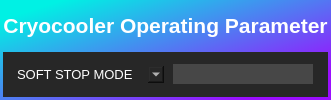
           <widget class="QFrame" name="frame_111">
            <property name="maximumSize">
             <size>
              <width>16777215</width>
              <height>100</height>
             </size>
            </property>
            <property name="acceptDrops">
             <bool>false</bool>
            </property>
            <property name="autoFillBackground">
             <bool>false</bool>
            </property>
            <property name="styleSheet">
             <string notr="true">background-color: qlineargradient(spread:pad, x1:0.0726257, y1:0.0996667, x2:0.871106, y2:0.85, stop:0.0167598 rgba(0, 241, 228, 255), stop:1 rgba(155, 14, 255, 255));
border-radius: 0px;</string>
            </property>
            <property name="frameShape">
             <enum>QFrame::Shape::StyledPanel</enum>
            </property>
            <property name="frameShadow">
             <enum>QFrame::Shadow::Raised</enum>
            </property>
            <layout class="QVBoxLayout" name="verticalLayout_62">
             <property name="spacing">
              <number>3</number>
             </property>
             <property name="leftMargin">
              <number>3</number>
             </property>
             <property name="topMargin">
              <number>3</number>
             </property>
             <property name="rightMargin">
              <number>3</number>
             </property>
             <property name="bottomMargin">
              <number>3</number>
             </property>
             <item alignment="Qt::AlignmentFlag::AlignLeft|Qt::AlignmentFlag::AlignVCenter">
              <widget class="QLabel" name="label_149">
               <property name="enabled">
                <bool>true</bool>
               </property>
               <property name="minimumSize">
                <size>
                 <width>0</width>
                 <height>0</height>
                </size>
               </property>
               <property name="maximumSize">
                <size>
                 <width>16777215</width>
                 <height>16777215</height>
                </size>
               </property>
               <property name="font">
                <font>
                 <pointsize>16</pointsize>
                 <bold>true</bold>
                </font>
               </property>
               <property name="autoFillBackground">
                <bool>false</bool>
               </property>
               <property name="styleSheet">
                <string notr="true">color: rgb(255,255,255);
background-color: transparent;</string>
               </property>
               <property name="frameShape">
                <enum>QFrame::Shape::NoFrame</enum>
               </property>
               <property name="frameShadow">
                <enum>QFrame::Shadow::Plain</enum>
               </property>
               <property name="lineWidth">
                <number>1</number>
               </property>
               <property name="midLineWidth">
                <number>0</number>
               </property>
               <property name="text">
                <string>Cryocooler Operating Parameter</string>
               </property>
               <property name="textFormat">
                <enum>Qt::TextFormat::AutoText</enum>
               </property>
               <property name="scaledContents">
                <bool>false</bool>
               </property>
               <property name="alignment">
                <set>Qt::AlignmentFlag::AlignCenter</set>
               </property>
              </widget>
             </item>
             <item>
              <widget class="QFrame" name="frame_112">
               <property name="acceptDrops">
                <bool>false</bool>
               </property>
               <property name="autoFillBackground">
                <bool>false</bool>
               </property>
               <property name="styleSheet">
                <string notr="true">background-color: rgb(39, 39, 39);
border-radius: 0px;</string>
               </property>
               <property name="frameShape">
                <enum>QFrame::Shape::StyledPanel</enum>
               </property>
               <property name="frameShadow">
                <enum>QFrame::Shadow::Raised</enum>
               </property>
               <layout class="QHBoxLayout" name="horizontalLayout_3">
                <property name="spacing">
                 <number>3</number>
                </property>
                <item>
                 <widget class="QComboBox" name="comboBox">
                  <property name="font">
                   <font>
                    <pointsize>10</pointsize>
                   </font>
                  </property>
                  <property name="styleSheet">
                   <string notr="true">color: rgb(255, 255, 255);</string>
                  </property>
                  <item>
                   <property name="text">
                    <string>SOFT STOP MODE</string>
                   </property>
                  </item>
                  <item>
                   <property name="text">
                    <string>TSTAT MODE</string>
                   </property>
                  </item>
                  <item>
                   <property name="text">
                    <string>PID MODE</string>
                   </property>
                  </item>
                 </widget>
                </item>
                <item alignment="Qt::AlignmentFlag::AlignHCenter|Qt::AlignmentFlag::AlignVCenter">
                 <widget class="QLineEdit" name="write_cryocoolerParameter">
                  <property name="sizePolicy">
                   <sizepolicy hsizetype="Preferred" vsizetype="Preferred">
                    <horstretch>0</horstretch>
                    <verstretch>0</verstretch>
                   </sizepolicy>
                  </property>
                  <property name="maximumSize">
                   <size>
                    <width>16777215</width>
                    <height>16777215</height>
                   </size>
                  </property>
                  <property name="palette">
                   <palette>
                    <active>
                     <colorrole role="WindowText">
                      <brush brushstyle="SolidPattern">
                       <color alpha="255">
                        <red>255</red>
                        <green>255</green>
                        <blue>255</blue>
                       </color>
                      </brush>
                     </colorrole>
                     <colorrole role="Button">
                      <brush brushstyle="SolidPattern">
                       <color alpha="255">
                        <red>71</red>
                        <green>71</green>
                        <blue>71</blue>
                       </color>
                      </brush>
                     </colorrole>
                     <colorrole role="Light">
                      <brush brushstyle="SolidPattern">
                       <color alpha="255">
                        <red>255</red>
                        <green>255</green>
                        <blue>255</blue>
                       </color>
                      </brush>
                     </colorrole>
                     <colorrole role="Midlight">
                      <brush brushstyle="SolidPattern">
                       <color alpha="255">
                        <red>255</red>
                        <green>255</green>
                        <blue>255</blue>
                       </color>
                      </brush>
                     </colorrole>
                     <colorrole role="Dark">
                      <brush brushstyle="SolidPattern">
                       <color alpha="255">
                        <red>127</red>
                        <green>127</green>
                        <blue>127</blue>
                       </color>
                      </brush>
                     </colorrole>
                     <colorrole role="Mid">
                      <brush brushstyle="SolidPattern">
                       <color alpha="255">
                        <red>170</red>
                        <green>170</green>
                        <blue>170</blue>
                       </color>
                      </brush>
                     </colorrole>
                     <colorrole role="Text">
                      <brush brushstyle="SolidPattern">
                       <color alpha="255">
                        <red>255</red>
                        <green>255</green>
                        <blue>255</blue>
                       </color>
                      </brush>
                     </colorrole>
                     <colorrole role="BrightText">
                      <brush brushstyle="SolidPattern">
                       <color alpha="255">
                        <red>255</red>
                        <green>255</green>
                        <blue>255</blue>
                       </color>
                      </brush>
                     </colorrole>
                     <colorrole role="ButtonText">
                      <brush brushstyle="SolidPattern">
                       <color alpha="255">
                        <red>0</red>
                        <green>0</green>
                        <blue>0</blue>
                       </color>
                      </brush>
                     </colorrole>
                     <colorrole role="Base">
                      <brush brushstyle="SolidPattern">
                       <color alpha="255">
                        <red>71</red>
                        <green>71</green>
                        <blue>71</blue>
                       </color>
                      </brush>
                     </colorrole>
                     <colorrole role="Window">
                      <brush brushstyle="SolidPattern">
                       <color alpha="255">
                        <red>71</red>
                        <green>71</green>
                        <blue>71</blue>
                       </color>
                      </brush>
                     </colorrole>
                     <colorrole role="Shadow">
                      <brush brushstyle="SolidPattern">
                       <color alpha="255">
                        <red>0</red>
                        <green>0</green>
                        <blue>0</blue>
                       </color>
                      </brush>
                     </colorrole>
                     <colorrole role="AlternateBase">
                      <brush brushstyle="SolidPattern">
                       <color alpha="255">
                        <red>255</red>
                        <green>255</green>
                        <blue>255</blue>
                       </color>
                      </brush>
                     </colorrole>
                     <colorrole role="ToolTipBase">
                      <brush brushstyle="SolidPattern">
                       <color alpha="255">
                        <red>255</red>
                        <green>255</green>
                        <blue>220</blue>
                       </color>
                      </brush>
                     </colorrole>
                     <colorrole role="ToolTipText">
                      <brush brushstyle="SolidPattern">
                       <color alpha="255">
                        <red>0</red>
                        <green>0</green>
                        <blue>0</blue>
                       </color>
                      </brush>
                     </colorrole>
                     <colorrole role="PlaceholderText">
                      <brush brushstyle="SolidPattern">
                       <color alpha="127">
                        <red>255</red>
                        <green>255</green>
                        <blue>255</blue>
                       </color>
                      </brush>
                     </colorrole>
                     <colorrole role="Accent">
                      <brush brushstyle="SolidPattern">
                       <color alpha="255">
                        <red>255</red>
                        <green>255</green>
                        <blue>255</blue>
                       </color>
                      </brush>
                     </colorrole>
                    </active>
                    <inactive>
                     <colorrole role="WindowText">
                      <brush brushstyle="SolidPattern">
                       <color alpha="255">
                        <red>255</red>
                        <green>255</green>
                        <blue>255</blue>
                       </color>
                      </brush>
                     </colorrole>
                     <colorrole role="Button">
                      <brush brushstyle="SolidPattern">
                       <color alpha="255">
                        <red>71</red>
                        <green>71</green>
                        <blue>71</blue>
                       </color>
                      </brush>
                     </colorrole>
                     <colorrole role="Light">
                      <brush brushstyle="SolidPattern">
                       <color alpha="255">
                        <red>255</red>
                        <green>255</green>
                        <blue>255</blue>
                       </color>
                      </brush>
                     </colorrole>
                     <colorrole role="Midlight">
                      <brush brushstyle="SolidPattern">
                       <color alpha="255">
                        <red>255</red>
                        <green>255</green>
                        <blue>255</blue>
                       </color>
                      </brush>
                     </colorrole>
                     <colorrole role="Dark">
                      <brush brushstyle="SolidPattern">
                       <color alpha="255">
                        <red>127</red>
                        <green>127</green>
                        <blue>127</blue>
                       </color>
                      </brush>
                     </colorrole>
                     <colorrole role="Mid">
                      <brush brushstyle="SolidPattern">
                       <color alpha="255">
                        <red>170</red>
                        <green>170</green>
                        <blue>170</blue>
                       </color>
                      </brush>
                     </colorrole>
                     <colorrole role="Text">
                      <brush brushstyle="SolidPattern">
                       <color alpha="255">
                        <red>255</red>
                        <green>255</green>
                        <blue>255</blue>
                       </color>
                      </brush>
                     </colorrole>
                     <colorrole role="BrightText">
                      <brush brushstyle="SolidPattern">
                       <color alpha="255">
                        <red>255</red>
                        <green>255</green>
                        <blue>255</blue>
                       </color>
                      </brush>
                     </colorrole>
                     <colorrole role="ButtonText">
                      <brush brushstyle="SolidPattern">
                       <color alpha="255">
                        <red>0</red>
                        <green>0</green>
                        <blue>0</blue>
                       </color>
                      </brush>
                     </colorrole>
                     <colorrole role="Base">
                      <brush brushstyle="SolidPattern">
                       <color alpha="255">
                        <red>71</red>
                        <green>71</green>
                        <blue>71</blue>
                       </color>
                      </brush>
                     </colorrole>
                     <colorrole role="Window">
                      <brush brushstyle="SolidPattern">
                       <color alpha="255">
                        <red>71</red>
                        <green>71</green>
                        <blue>71</blue>
                       </color>
                      </brush>
                     </colorrole>
                     <colorrole role="Shadow">
                      <brush brushstyle="SolidPattern">
                       <color alpha="255">
                        <red>0</red>
                        <green>0</green>
                        <blue>0</blue>
                       </color>
                      </brush>
                     </colorrole>
                     <colorrole role="AlternateBase">
                      <brush brushstyle="SolidPattern">
                       <color alpha="255">
                        <red>255</red>
                        <green>255</green>
                        <blue>255</blue>
                       </color>
                      </brush>
                     </colorrole>
                     <colorrole role="ToolTipBase">
                      <brush brushstyle="SolidPattern">
                       <color alpha="255">
                        <red>255</red>
                        <green>255</green>
                        <blue>220</blue>
                       </color>
                      </brush>
                     </colorrole>
                     <colorrole role="ToolTipText">
                      <brush brushstyle="SolidPattern">
                       <color alpha="255">
                        <red>0</red>
                        <green>0</green>
                        <blue>0</blue>
                       </color>
                      </brush>
                     </colorrole>
                     <colorrole role="PlaceholderText">
                      <brush brushstyle="SolidPattern">
                       <color alpha="127">
                        <red>255</red>
                        <green>255</green>
                        <blue>255</blue>
                       </color>
                      </brush>
                     </colorrole>
                     <colorrole role="Accent">
                      <brush brushstyle="SolidPattern">
                       <color alpha="255">
                        <red>255</red>
                        <green>255</green>
                        <blue>255</blue>
                       </color>
                      </brush>
                     </colorrole>
                    </inactive>
                    <disabled>
                     <colorrole role="WindowText">
                      <brush brushstyle="SolidPattern">
                       <color alpha="255">
                        <red>127</red>
                        <green>127</green>
                        <blue>127</blue>
                       </color>
                      </brush>
                     </colorrole>
                     <colorrole role="Button">
                      <brush brushstyle="SolidPattern">
                       <color alpha="255">
                        <red>71</red>
                        <green>71</green>
                        <blue>71</blue>
                       </color>
                      </brush>
                     </colorrole>
                     <colorrole role="Light">
                      <brush brushstyle="SolidPattern">
                       <color alpha="255">
                        <red>255</red>
                        <green>255</green>
                        <blue>255</blue>
                       </color>
                      </brush>
                     </colorrole>
                     <colorrole role="Midlight">
                      <brush brushstyle="SolidPattern">
                       <color alpha="255">
                        <red>255</red>
                        <green>255</green>
                        <blue>255</blue>
                       </color>
                      </brush>
                     </colorrole>
                     <colorrole role="Dark">
                      <brush brushstyle="SolidPattern">
                       <color alpha="255">
                        <red>127</red>
                        <green>127</green>
                        <blue>127</blue>
                       </color>
                      </brush>
                     </colorrole>
                     <colorrole role="Mid">
                      <brush brushstyle="SolidPattern">
                       <color alpha="255">
                        <red>170</red>
                        <green>170</green>
                        <blue>170</blue>
                       </color>
                      </brush>
                     </colorrole>
                     <colorrole role="Text">
                      <brush brushstyle="SolidPattern">
                       <color alpha="255">
                        <red>127</red>
                        <green>127</green>
                        <blue>127</blue>
                       </color>
                      </brush>
                     </colorrole>
                     <colorrole role="BrightText">
                      <brush brushstyle="SolidPattern">
                       <color alpha="255">
                        <red>255</red>
                        <green>255</green>
                        <blue>255</blue>
                       </color>
                      </brush>
                     </colorrole>
                     <colorrole role="ButtonText">
                      <brush brushstyle="SolidPattern">
                       <color alpha="255">
                        <red>127</red>
                        <green>127</green>
                        <blue>127</blue>
                       </color>
                      </brush>
                     </colorrole>
                     <colorrole role="Base">
                      <brush brushstyle="SolidPattern">
                       <color alpha="255">
                        <red>71</red>
                        <green>71</green>
                        <blue>71</blue>
                       </color>
                      </brush>
                     </colorrole>
                     <colorrole role="Window">
                      <brush brushstyle="SolidPattern">
                       <color alpha="255">
                        <red>71</red>
                        <green>71</green>
                        <blue>71</blue>
                       </color>
                      </brush>
                     </colorrole>
                     <colorrole role="Shadow">
                      <brush brushstyle="SolidPattern">
                       <color alpha="255">
                        <red>0</red>
                        <green>0</green>
                        <blue>0</blue>
                       </color>
                      </brush>
                     </colorrole>
                     <colorrole role="AlternateBase">
                      <brush brushstyle="SolidPattern">
                       <color alpha="255">
                        <red>255</red>
                        <green>255</green>
                        <blue>255</blue>
                       </color>
                      </brush>
                     </colorrole>
                     <colorrole role="ToolTipBase">
                      <brush brushstyle="SolidPattern">
                       <color alpha="255">
                        <red>255</red>
                        <green>255</green>
                        <blue>220</blue>
                       </color>
                      </brush>
                     </colorrole>
                     <colorrole role="ToolTipText">
                      <brush brushstyle="SolidPattern">
                       <color alpha="255">
                        <red>0</red>
                        <green>0</green>
                        <blue>0</blue>
                       </color>
                      </brush>
                     </colorrole>
                     <colorrole role="PlaceholderText">
                      <brush brushstyle="SolidPattern">
                       <color alpha="127">
                        <red>255</red>
                        <green>255</green>
                        <blue>255</blue>
                       </color>
                      </brush>
                     </colorrole>
                     <colorrole role="Accent">
                      <brush brushstyle="SolidPattern">
                       <color alpha="255">
                        <red>255</red>
                        <green>255</green>
                        <blue>255</blue>
                       </color>
                      </brush>
                     </colorrole>
                    </disabled>
                   </palette>
                  </property>
                  <property name="font">
                   <font>
                    <pointsize>11</pointsize>
                    <italic>true</italic>
                   </font>
                  </property>
                  <property name="styleSheet">
                   <string notr="true">background-color: rgb(71, 71, 71);</string>
                  </property>
                  <property name="inputMask">
                   <string/>
                  </property>
                  <property name="text">
                   <string/>
                  </property>
                  <property name="alignment">
                   <set>Qt::AlignmentFlag::AlignCenter</set>
                  </property>
                  <property name="placeholderText">
                   <string/>
                  </property>
                 </widget>
                </item>
               </layout>
              </widget>
             </item>
            </layout>
           </widget>
